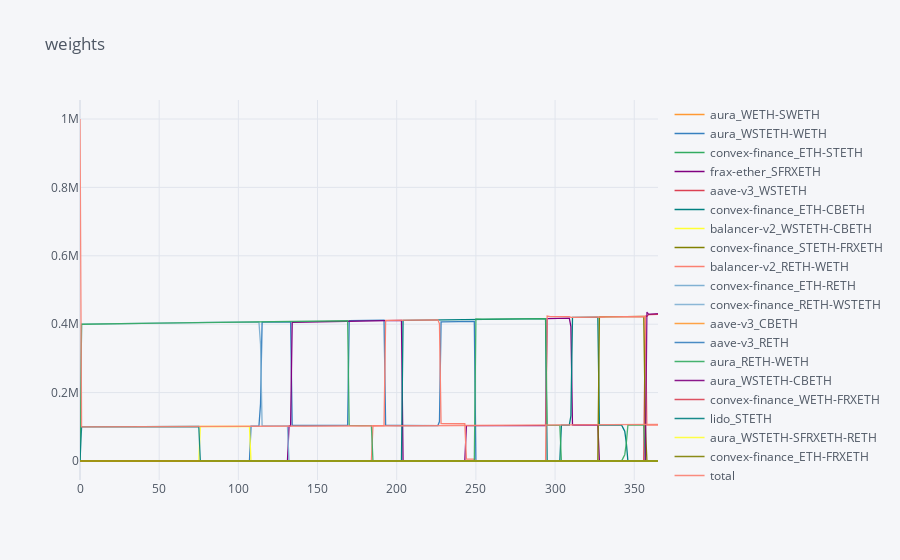

Source (notebook cell):
### Markdown cell above
## zoom on optimal settings

### Code cell
weights = backtest['weights']
weights = weights.rename(columns={col: strategies[vault][vault][int(col)] if col != 'total' else col for col in backtest['weights'].columns})
weights.iplot(title='weights')

### Figure 1 — Plotly figure (JSON) as saved in the notebook; plotly's stock layout.template omitted (floating-point values rounded to 4 significant figures; data arrays with more than 128 entries replaced by an {"elided": "..."} marker saying what was removed)
{"data": [{"line": {"color": "rgba(255, 153, 51, 1.0)", "dash": "solid", "shape": "linear", "width": 1.3}, "mode": "lines", "name": "aura_WETH-SWETH", "text": "", "type": "scatter", "x": {"elided": "366 int values"}, "y": {"elided": "366 int values"}}, {"line": {"color": "rgba(55, 128, 191, 1.0)", "dash": "solid", "shape": "linear", "width": 1.3}, "mode": "lines", "name": "aura_WSTETH-WETH", "text": "", "type": "scatter", "x": {"elided": "366 int values"}, "y": {"elided": "366 float values"}}, {"line": {"color": "rgba(50, 171, 96, 1.0)", "dash": "solid", "shape": "linear", "width": 1.3}, "mode": "lines", "name": "convex-finance_ETH-STETH", "text": "", "type": "scatter", "x": {"elided": "366 int values"}, "y": {"elided": "366 int values"}}, {"line": {"color": "rgba(128, 0, 128, 1.0)", "dash": "solid", "shape": "linear", "width": 1.3}, "mode": "lines", "name": "frax-ether_SFRXETH", "text": "", "type": "scatter", "x": {"elided": "366 int values"}, "y": {"elided": "366 float values"}}, {"line": {"color": "rgba(219, 64, 82, 1.0)", "dash": "solid", "shape": "linear", "width": 1.3}, "mode": "lines", "name": "aave-v3_WSTETH", "text": "", "type": "scatter", "x": {"elided": "366 int values"}, "y": {"elided": "366 float values"}}, {"line": {"color": "rgba(0, 128, 128, 1.0)", "dash": "solid", "shape": "linear", "width": 1.3}, "mode": "lines", "name": "convex-finance_ETH-CBETH", "text": "", "type": "scatter", "x": {"elided": "366 int values"}, "y": {"elided": "366 float values"}}, {"line": {"color": "rgba(255, 255, 51, 1.0)", "dash": "solid", "shape": "linear", "width": 1.3}, "mode": "lines", "name": "balancer-v2_WSTETH-CBETH", "text": "", "type": "scatter", "x": {"elided": "366 int values"}, "y": {"elided": "366 float values"}}, {"line": {"color": "rgba(128, 128, 0, 1.0)", "dash": "solid", "shape": "linear", "width": 1.3}, "mode": "lines", "name": "convex-finance_STETH-FRXETH", "text": "", "type": "scatter", "x": {"elided": "366 int values"}, "y": {"elided": "366 float values"}}, {"line": {"color": "rgba(251, 128, 114, 1.0)", "dash": "solid", "shape": "linear", "width": 1.3}, "mode": "lines", "name": "balancer-v2_RETH-WETH", "text": "", "type": "scatter", "x": {"elided": "366 int values"}, "y": {"elided": "366 float values"}}, {"line": {"color": "rgba(128, 177, 211, 1.0)", "dash": "solid", "shape": "linear", "width": 1.3}, "mode": "lines", "name": "convex-finance_ETH-RETH", "text": "", "type": "scatter", "x": {"elided": "366 int values"}, "y": {"elided": "366 float values"}}, {"line": {"color": "rgba(128, 177, 211, 0.8999999999999999)", "dash": "solid", "shape": "linear", "width": 1.3}, "mode": "lines", "name": "convex-finance_RETH-WSTETH", "text": "", "type": "scatter", "x": {"elided": "366 int values"}, "y": {"elided": "366 int values"}}, {"line": {"color": "rgba(255, 153, 51, 0.8999999999999999)", "dash": "solid", "shape": "linear", "width": 1.3}, "mode": "lines", "name": "aave-v3_CBETH", "text": "", "type": "scatter", "x": {"elided": "366 int values"}, "y": {"elided": "366 int values"}}, {"line": {"color": "rgba(55, 128, 191, 0.8999999999999999)", "dash": "solid", "shape": "linear", "width": 1.3}, "mode": "lines", "name": "aave-v3_RETH", "text": "", "type": "scatter", "x": {"elided": "366 int values"}, "y": {"elided": "366 int values"}}, {"line": {"color": "rgba(50, 171, 96, 0.8999999999999999)", "dash": "solid", "shape": "linear", "width": 1.3}, "mode": "lines", "name": "aura_RETH-WETH", "text": "", "type": "scatter", "x": {"elided": "366 int values"}, "y": {"elided": "366 float values"}}, {"line": {"color": "rgba(128, 0, 128, 0.8999999999999999)", "dash": "solid", "shape": "linear", "width": 1.3}, "mode": "lines", "name": "aura_WSTETH-CBETH", "text": "", "type": "scatter", "x": {"elided": "366 int values"}, "y": {"elided": "366 float values"}}, {"line": {"color": "rgba(219, 64, 82, 0.8999999999999999)", "dash": "solid", "shape": "linear", "width": 1.3}, "mode": "lines", "name": "convex-finance_WETH-FRXETH", "text": "", "type": "scatter", "x": {"elided": "366 int values"}, "y": {"elided": "366 int values"}}, {"line": {"color": "rgba(0, 128, 128, 0.8999999999999999)", "dash": "solid", "shape": "linear", "width": 1.3}, "mode": "lines", "name": "lido_STETH", "text": "", "type": "scatter", "x": {"elided": "366 int values"}, "y": {"elided": "366 float values"}}, {"line": {"color": "rgba(255, 255, 51, 0.8999999999999999)", "dash": "solid", "shape": "linear", "width": 1.3}, "mode": "lines", "name": "aura_WSTETH-SFRXETH-RETH", "text": "", "type": "scatter", "x": {"elided": "366 int values"}, "y": {"elided": "366 int values"}}, {"line": {"color": "rgba(128, 128, 0, 0.8999999999999999)", "dash": "solid", "shape": "linear", "width": 1.3}, "mode": "lines", "name": "convex-finance_ETH-FRXETH", "text": "", "type": "scatter", "x": {"elided": "366 int values"}, "y": {"elided": "366 int values"}}, {"line": {"color": "rgba(251, 128, 114, 0.8999999999999999)", "dash": "solid", "shape": "linear", "width": 1.3}, "mode": "lines", "name": "total", "text": "", "type": "scatter", "x": {"elided": "366 int values"}, "y": {"elided": "366 float values"}}], "layout": {"legend": {"bgcolor": "#F5F6F9", "font": {"color": "#4D5663"}}, "paper_bgcolor": "#F5F6F9", "plot_bgcolor": "#F5F6F9", "title": {"font": {"color": "#4D5663"}, "text": "weights"}, "xaxis": {"gridcolor": "#E1E5ED", "showgrid": true, "tickfont": {"color": "#4D5663"}, "title": {"font": {"color": "#4D5663"}, "text": ""}, "zerolinecolor": "#E1E5ED"}, "yaxis": {"gridcolor": "#E1E5ED", "showgrid": true, "tickfont": {"color": "#4D5663"}, "title": {"font": {"color": "#4D5663"}, "text": ""}, "zerolinecolor": "#E1E5ED"}}}
